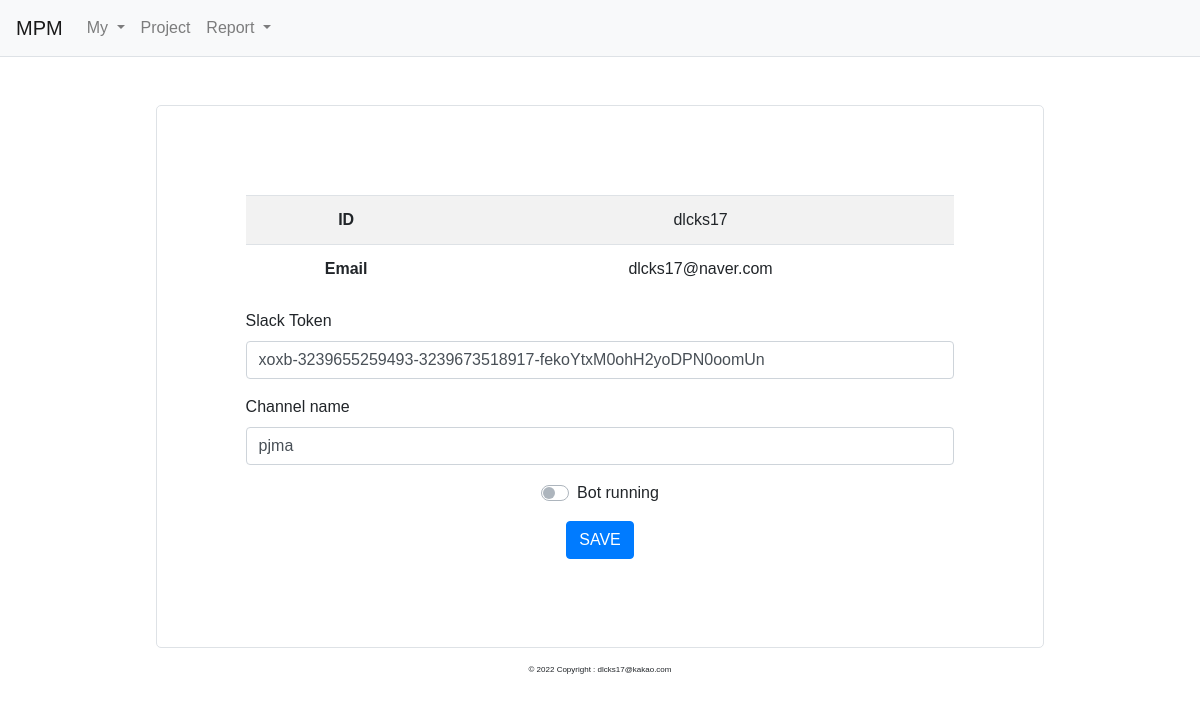
Screenshot of /auth/info/ (signed in) with the database file from the repository.
### app/models.py (models this page shows)
class User(db.Model) :
    id = db.Column(db.Integer, primary_key=True)
    username = db.Column(db.String(150), unique=True, nullable=False)
    password = db.Column(db.String(200), nullable=False)
    slack_token = db.Column(db.Text, nullable=True)
    slack_bot = db.Column(db.Text, nullable=True)
    slack_flag = db.Column(db.Integer, nullable=False, server_default='0')
    email = db.Column(db.String(120), unique=True, nullable=False)

### app/views/auth_views.py (the view)
@bp.route('/info/', methods=("GET", "POST"))
@login_required
def info():
    userinfo = User.query.get_or_404(g.user.id)
    form = UserInfo()
    if request.method == "POST" :
        error = None
        if form.slack_flag.data == 1 :
            if (form.slack_bot.data == '' or form.slack_bot.data == None) or (form.slack_token.data == '' or form.slack_token.data == None) :
                error = "슬랙 토큰/봇 이름 입력 필요"
        if error == None :
            form.populate_obj(userinfo)
            userinfo.slack_token = form.slack_token.data
            userinfo.slack_bot = form.slack_bot.data
            userinfo.slack_flag = 1 if form.slack_flag.data == 1 else 0
            db.session.commit()
            return render_template('auth/info.html', userinfo=userinfo, form=form)
        else :
            flash(error)
    else :
        form = UserInfo(obj=userinfo)
    return render_template('auth/info.html', userinfo=userinfo, form=form)

### app/forms.py
class UserInfo(FlaskForm) :
    slack_token = StringField("Slack Token")
    slack_bot = StringField("Channel name")
    slack_flag = IntegerField("Bot check")

### app/views/auth_views.py (called while the page is built)
@bp.before_app_request
def load_logged_in_user():
    user_id = session.get('user_id')
    if user_id is None :
        g.user = None
    else :
        g.user = User.query.get(user_id)

def login_required(view) :
    @functools.wraps(view)
    def wrappend_view(**kwargs) :
        if g.user is None :
            return redirect(url_for('auth.login'))
        return view(**kwargs)
    return wrappend_view

@bp.before_request
def make_session_permanent():
    session.permanent = True
    app.permanent_session_lifetime = timedelta(minutes=5)

### app/templates/auth/info.html (shortened to what this page needs)
{% extends 'base.html' %}
{% block content %}
<div class="container text-center">
    <div class="mt-5" style="width: 80%;margin: 0 auto; border: 1px solid #dee2e6; border-radius: 5px;">
        <form style="width: 80%;margin:10% auto;" method="POST">
            <table class="table table-striped text-center">
                <tr>
                    <th>ID</th>
                    <td>{{userinfo.username}}</td>
                </tr>
                <tr>
                    <th>Email</th>
                    <td>{{userinfo.email}}</td>
                </tr>
            </table>
            <div>
                <div class="form-group text-left">
                    {{form.slack_token.label}}
                    {{form.slack_token(class='form-control')}}
                </div>
                <div class="form-group text-left">
                    {{form.slack_bot.label}}
                    {{form.slack_bot(class='form-control')}}
                </div>
                <div class="custom-control custom-switch">
                  <label class="custom-control-label" for="slack_flag">Bot running</label>
                </div>
            </div>
            <input type="submit" class="btn btn-primary mt-3" value="SAVE">
        </form>
    </div>
</div>
{% endblock %}

### app/static/style.css (style rules this page uses)
body { word-break: keep-all; font-family: 'Noto Sans KR', sans-serif !important; }

### rows the page displays
User: username "dlcks17", email "dlcks17@naver.com", slack_token "xoxb-3239655259493-3239673518917-fekoYtxM0ohH2yoDPN0oomUn", slack_bot "pjma"
